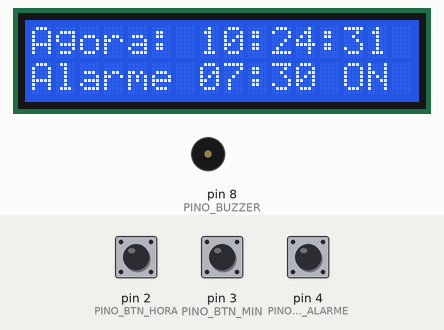
The sketch below on a simulated Arduino Uno, built with avr-gcc and run on an emulated ATmega328P. On the bench: 16×2 character LCD, buzzer (waves = sounding, pin HIGH). The test bench sets the inputs (shaded band); at power-on: pin 4 (PINO_BTN_ALARME) HIGH, pin 2 (PINO_BTN_HORA) HIGH, pin 3 (PINO_BTN_MIN) HIGH. The local clock reads 2024-03-15 10:24:30 at power-on unless the sketch sets it; what the sketch prints to the serial monitor is not drawn.

Above: at 1.2 s.
1.3 s: pin 4 (PINO_BTN_ALARME) pulled LOW for 3.2 s
At 5.8 s:
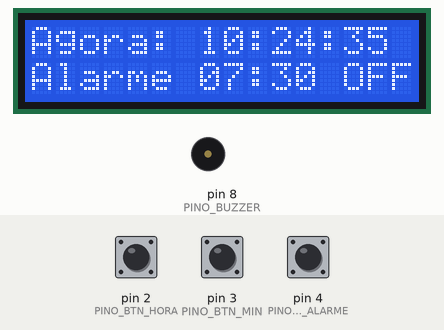
6.0 s: pin 2 (PINO_BTN_HORA) pulled LOW for 0.15 s
At 7.0 s:
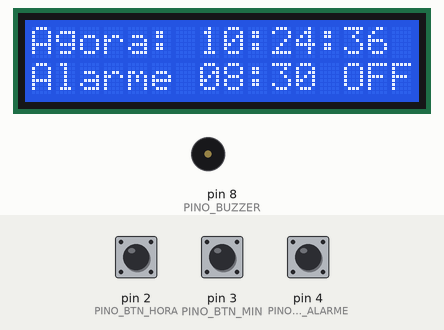
8.7 s: pin 3 (PINO_BTN_MIN) pulled LOW for 3.2 s
At 12.9 s:
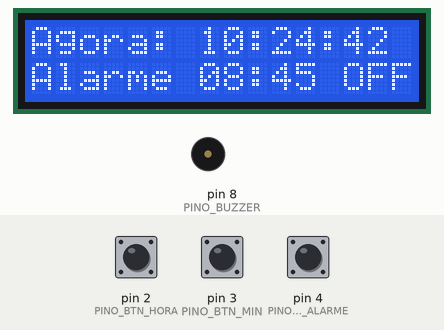
13.4 s: pin 4 (PINO_BTN_ALARME) pulled LOW for 0.15 s
At 15.0 s:
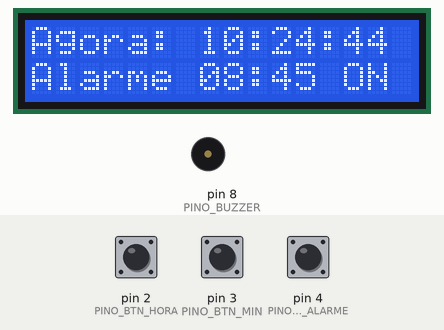
15.7 s: pin 2 (PINO_BTN_HORA) pulled LOW for 1 s
At 17.9 s:
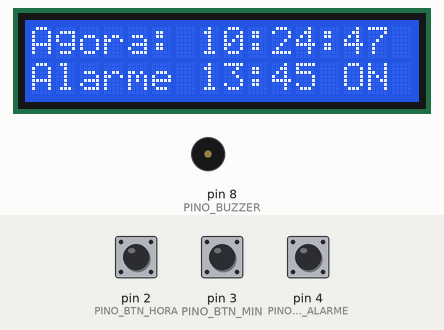
18.2 s: pin 3 (PINO_BTN_MIN) pulled LOW for 0.15 s
At 19.1 s:
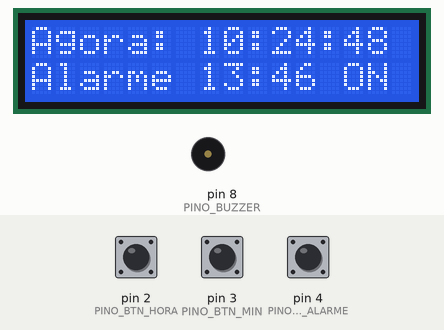
Timing chart, 0 to 21.2 s (numbered marks = the images above; inputs shaded):
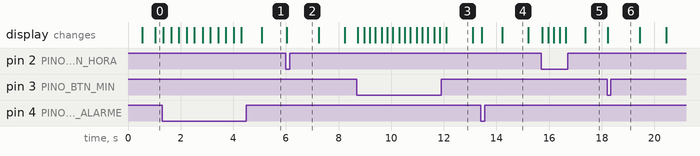

The sketch:

p36_despertador_digital.ino
```cpp
/*
 * Projeto 36: Despertador Digital
 * O que faz: Relógio com RTC DS3231 e LCD I2C com ajuste de alarme em 3 botões e toque no buzzer.
 * Ligações: D2 (Botão Hora+), D3 (Botão Min+), D4 (Botão Liga/Parar), D8 (Buzzer), A4 (SDA), A5 (SCL)
 * Bibliotecas: Wire, LiquidCrystal I2C, RTClib
 * Material: 80 Projetos Arduino
 */

#include <Wire.h>
#include <LiquidCrystal_I2C.h>
#include <RTClib.h>

const byte PINO_BTN_HORA = 2;   // Avança hora do alarme
const byte PINO_BTN_MIN = 3;    // Avança minuto do alarme
const byte PINO_BTN_ALARME = 4; // Ativa/Desativa ou silencia o despertador
const byte PINO_BUZZER = 8;     // Buzzer ativo 5V
const byte PINO_I2C_SDA = A4;   // Barramento I2C SDA
const byte PINO_I2C_SCL = A5;   // Barramento I2C SCL

const byte ENDERECO_LCD = 0x27; // AJUSTE AQUI: 0x27 ou 0x3F

LiquidCrystal_I2C lcd(ENDERECO_LCD, 16, 2);
RTC_DS3231 rtc;

int alarmeHora = 7;
int alarmeMin = 30;
bool alarmeAtivo = true;
bool tocando = false;
int minutoJaTocou = -1;

unsigned long ultimoRefresh = 0;

void print2d(int v) {
  if (v < 10) lcd.print('0');
  lcd.print(v);
}

void atualizarDisplay(const DateTime& agora) {
  lcd.setCursor(0, 0);
  lcd.print(F("Agora: "));
  print2d(agora.hour());
  lcd.print(':');
  print2d(agora.minute());
  lcd.print(':');
  print2d(agora.second());

  lcd.setCursor(0, 1);
  if (tocando) {
    lcd.print(F("ACORDE! APERTE! "));
  } else {
    lcd.print(F("Alarme "));
    print2d(alarmeHora);
    lcd.print(':');
    print2d(alarmeMin);
    lcd.print(alarmeAtivo ? F(" ON ") : F(" OFF"));
  }
}

void setup() {
  Serial.begin(9600);
  (void)PINO_I2C_SDA;
  (void)PINO_I2C_SCL;

  pinMode(PINO_BTN_HORA, INPUT_PULLUP);
  pinMode(PINO_BTN_MIN, INPUT_PULLUP);
  pinMode(PINO_BTN_ALARME, INPUT_PULLUP);
  pinMode(PINO_BUZZER, OUTPUT);

  lcd.init();
  lcd.backlight();

  if (rtc.begin() && rtc.lostPower()) {
    rtc.adjust(DateTime(F(__DATE__), F(__TIME__)));
  }

  Serial.println(F("Sistema pronto! Despertador Digital ativo."));
}

void loop() {
  DateTime agora = rtc.now();

  if (digitalRead(PINO_BTN_HORA) == LOW) {
    alarmeHora = (alarmeHora + 1) % 24;
    minutoJaTocou = -1;
    atualizarDisplay(agora);
    delay(180);
  }

  if (digitalRead(PINO_BTN_MIN) == LOW) {
    alarmeMin = (alarmeMin + 1) % 60;
    minutoJaTocou = -1;
    atualizarDisplay(agora);
    delay(180);
  }

  if (digitalRead(PINO_BTN_ALARME) == LOW) {
    if (tocando) {
      tocando = false;
      digitalWrite(PINO_BUZZER, LOW);
      Serial.println(F("Alarme silenciado pelo usuário."));
    } else {
      alarmeAtivo = !alarmeAtivo;
      Serial.print(F("Alarme ajustado para "));
      Serial.print(alarmeHora);
      Serial.print(':');
      Serial.print(alarmeMin);
      Serial.println(alarmeAtivo ? F(" [ON]") : F(" [OFF]"));
    }
    atualizarDisplay(agora);
    delay(250);
  }

  if (alarmeAtivo && !tocando && agora.hour() == alarmeHora && agora.minute() == alarmeMin && agora.minute() != minutoJaTocou) {
    tocando = true;
    minutoJaTocou = agora.minute();
    Serial.println(F("DESPERTADOR TOCANDO! Pressione o botão D4 para parar."));
  }

  if (agora.minute() != alarmeMin) {
    minutoJaTocou = -1;
  }

  if (tocando) {
    bool bip = ((millis() / 200) % 2 == 0);
    digitalWrite(PINO_BUZZER, bip ? HIGH : LOW);
  }

  if (millis() - ultimoRefresh >= 500) {
    ultimoRefresh = millis();
    atualizarDisplay(agora);
  }
}
```

Measured:
- after the input at 1.3 s, the display: first changes at once (image 1 shows a later state)
- after the input at 13.4 s, the display: first changes at once (image 4 shows a later state)
- what the display in image 3 shows lasts 1.0 s, from 12.1 s to 13.1 s
